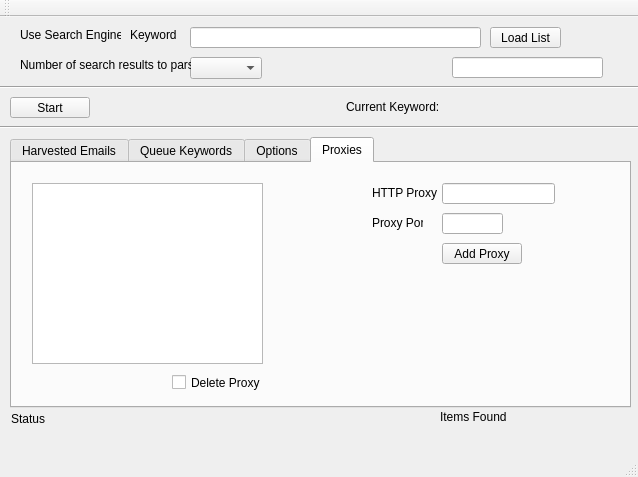
<?xml version="1.0" encoding="UTF-8"?>
<ui version="4.0">
 <class>MainWindow</class>
 <widget class="QMainWindow" name="MainWindow">
  <property name="geometry">
   <rect>
    <x>0</x>
    <y>0</y>
    <width>638</width>
    <height>477</height>
   </rect>
  </property>
  <property name="windowTitle">
   <string>MainWindow</string>
  </property>
  <widget class="QWidget" name="centralWidget">
   <widget class="QLineEdit" name="lineEdit_keywords_search_box">
    <property name="geometry">
     <rect>
      <x>190</x>
      <y>10</y>
      <width>291</width>
      <height>21</height>
     </rect>
    </property>
   </widget>
   <widget class="QComboBox" name="comboBox_search_results_amount">
    <property name="geometry">
     <rect>
      <x>190</x>
      <y>40</y>
      <width>72</width>
      <height>22</height>
     </rect>
    </property>
   </widget>
   <widget class="QLabel" name="label_search_results_amount">
    <property name="geometry">
     <rect>
      <x>20</x>
      <y>40</y>
      <width>171</width>
      <height>16</height>
     </rect>
    </property>
    <property name="text">
     <string>Number of search results to parse</string>
    </property>
   </widget>
   <widget class="QLabel" name="label_search_engine">
    <property name="geometry">
     <rect>
      <x>20</x>
      <y>10</y>
      <width>101</width>
      <height>16</height>
     </rect>
    </property>
    <property name="text">
     <string>Use Search Engine</string>
    </property>
   </widget>
   <widget class="QLabel" name="label_search_engine_keywords">
    <property name="geometry">
     <rect>
      <x>130</x>
      <y>10</y>
      <width>61</width>
      <height>16</height>
     </rect>
    </property>
    <property name="text">
     <string>Keyword</string>
    </property>
   </widget>
   <widget class="Line" name="line">
    <property name="geometry">
     <rect>
      <x>-10</x>
      <y>60</y>
      <width>651</width>
      <height>20</height>
     </rect>
    </property>
    <property name="orientation">
     <enum>Qt::Horizontal</enum>
    </property>
   </widget>
   <widget class="QPushButton" name="pushButton_Start">
    <property name="geometry">
     <rect>
      <x>10</x>
      <y>80</y>
      <width>80</width>
      <height>21</height>
     </rect>
    </property>
    <property name="text">
     <string>Start</string>
    </property>
   </widget>
   <widget class="QTabWidget" name="tabWidget_Global">
    <property name="geometry">
     <rect>
      <x>10</x>
      <y>120</y>
      <width>621</width>
      <height>271</height>
     </rect>
    </property>
    <property name="currentIndex">
     <number>3</number>
    </property>
    <widget class="QWidget" name="tab_3">
     <attribute name="title">
      <string>Harvested Emails</string>
     </attribute>
     <widget class="QTableWidget" name="tableWidget_Emails">
      <property name="geometry">
       <rect>
        <x>10</x>
        <y>10</y>
        <width>591</width>
        <height>201</height>
       </rect>
      </property>
     </widget>
     <widget class="QPushButton" name="pushButton_Save">
      <property name="geometry">
       <rect>
        <x>10</x>
        <y>220</y>
        <width>61</width>
        <height>21</height>
       </rect>
      </property>
      <property name="text">
       <string>Save</string>
      </property>
     </widget>
     <widget class="QPushButton" name="pushButton_Next_Email_Pagination">
      <property name="geometry">
       <rect>
        <x>539</x>
        <y>220</y>
        <width>61</width>
        <height>21</height>
       </rect>
      </property>
      <property name="text">
       <string>Next</string>
      </property>
     </widget>
     <widget class="QPushButton" name="pushButton_Previous_Email_Pagination">
      <property name="geometry">
       <rect>
        <x>470</x>
        <y>220</y>
        <width>61</width>
        <height>21</height>
       </rect>
      </property>
      <property name="text">
       <string>Previous</string>
      </property>
     </widget>
     <widget class="QCheckBox" name="checkBox_Delete_Emails">
      <property name="geometry">
       <rect>
        <x>370</x>
        <y>220</y>
        <width>91</width>
        <height>20</height>
       </rect>
      </property>
      <property name="text">
       <string>Remove Emails</string>
      </property>
     </widget>
    </widget>
    <widget class="QWidget" name="tab">
     <attribute name="title">
      <string>Queue Keywords</string>
     </attribute>
     <widget class="QCheckBox" name="checkBox_Delete_Keywords">
      <property name="geometry">
       <rect>
        <x>490</x>
        <y>220</y>
        <width>111</width>
        <height>20</height>
       </rect>
      </property>
      <property name="text">
       <string>Remove Keywords</string>
      </property>
     </widget>
     <widget class="QTableWidget" name="tableWidget_Keywords_Queue">
      <property name="geometry">
       <rect>
        <x>0</x>
        <y>0</y>
        <width>621</width>
        <height>221</height>
       </rect>
      </property>
     </widget>
    </widget>
    <widget class="QWidget" name="tab_4">
     <attribute name="title">
      <string>Options</string>
     </attribute>
     <widget class="QTabWidget" name="tabWidget_Harvester_Options">
      <property name="geometry">
       <rect>
        <x>10</x>
        <y>10</y>
        <width>601</width>
        <height>231</height>
       </rect>
      </property>
      <property name="currentIndex">
       <number>2</number>
      </property>
      <widget class="QWidget" name="tab_6">
       <attribute name="title">
        <string>Search Engine</string>
       </attribute>
       <widget class="QLabel" name="label_Search_Engine_Label_Option">
        <property name="geometry">
         <rect>
          <x>10</x>
          <y>10</y>
          <width>181</width>
          <height>16</height>
         </rect>
        </property>
        <property name="text">
         <string>Parse selected Search Engines Only</string>
        </property>
       </widget>
       <widget class="QListView" name="listView_Search_Engine_Option">
        <property name="geometry">
         <rect>
          <x>10</x>
          <y>30</y>
          <width>221</width>
          <height>141</height>
         </rect>
        </property>
       </widget>
       <widget class="QCheckBox" name="checkBox_Google">
        <property name="geometry">
         <rect>
          <x>20</x>
          <y>40</y>
          <width>72</width>
          <height>19</height>
         </rect>
        </property>
        <property name="text">
         <string>google</string>
        </property>
       </widget>
       <widget class="QCheckBox" name="checkBox_Bing">
        <property name="geometry">
         <rect>
          <x>20</x>
          <y>60</y>
          <width>72</width>
          <height>19</height>
         </rect>
        </property>
        <property name="text">
         <string>bing</string>
        </property>
       </widget>
       <widget class="QCheckBox" name="checkBox_Yahoo">
        <property name="geometry">
         <rect>
          <x>20</x>
          <y>80</y>
          <width>72</width>
          <height>19</height>
         </rect>
        </property>
        <property name="text">
         <string>yahoo</string>
        </property>
       </widget>
       <widget class="QListView" name="listView">
        <property name="geometry">
         <rect>
          <x>280</x>
          <y>30</y>
          <width>221</width>
          <height>141</height>
         </rect>
        </property>
       </widget>
       <widget class="QLabel" name="label_UserAgent">
        <property name="geometry">
         <rect>
          <x>280</x>
          <y>10</y>
          <width>181</width>
          <height>16</height>
         </rect>
        </property>
        <property name="text">
         <string>User Agents</string>
        </property>
       </widget>
       <widget class="QRadioButton" name="radioButton_Android_Webkit">
        <property name="geometry">
         <rect>
          <x>290</x>
          <y>40</y>
          <width>111</width>
          <height>19</height>
         </rect>
        </property>
        <property name="text">
         <string>Android Web Kit</string>
        </property>
       </widget>
       <widget class="QRadioButton" name="radioButton_Blackberry">
        <property name="geometry">
         <rect>
          <x>290</x>
          <y>60</y>
          <width>84</width>
          <height>19</height>
         </rect>
        </property>
        <property name="text">
         <string>Blackberry</string>
        </property>
       </widget>
       <widget class="QRadioButton" name="radioButton_IE_Mobile">
        <property name="geometry">
         <rect>
          <x>290</x>
          <y>80</y>
          <width>84</width>
          <height>19</height>
         </rect>
        </property>
        <property name="text">
         <string>IE Mobile</string>
        </property>
       </widget>
      </widget>
      <widget class="QWidget" name="tab_7">
       <attribute name="title">
        <string>Emails</string>
       </attribute>
       <widget class="QLabel" name="label_Email_Provider_Option_Label">
        <property name="geometry">
         <rect>
          <x>10</x>
          <y>10</y>
          <width>181</width>
          <height>16</height>
         </rect>
        </property>
        <property name="text">
         <string>Parse selected Emails Only</string>
        </property>
       </widget>
       <widget class="QListView" name="listView_Email_Provider_Option_Label">
        <property name="geometry">
         <rect>
          <x>10</x>
          <y>30</y>
          <width>221</width>
          <height>141</height>
         </rect>
        </property>
       </widget>
       <widget class="QCheckBox" name="checkBox_Email_Gmail">
        <property name="geometry">
         <rect>
          <x>20</x>
          <y>40</y>
          <width>72</width>
          <height>19</height>
         </rect>
        </property>
        <property name="text">
         <string>gmail</string>
        </property>
       </widget>
       <widget class="QCheckBox" name="checkBox_Email_Yahoo">
        <property name="geometry">
         <rect>
          <x>20</x>
          <y>60</y>
          <width>72</width>
          <height>19</height>
         </rect>
        </property>
        <property name="text">
         <string>yahoo</string>
        </property>
       </widget>
       <widget class="QCheckBox" name="checkBox_Email_Hotmail">
        <property name="geometry">
         <rect>
          <x>20</x>
          <y>80</y>
          <width>72</width>
          <height>19</height>
         </rect>
        </property>
        <property name="text">
         <string>hotmail</string>
        </property>
       </widget>
      </widget>
      <widget class="QWidget" name="tab_8">
       <attribute name="title">
        <string>Social Networks</string>
       </attribute>
       <widget class="QListView" name="listView_Social_Networks_Option">
        <property name="geometry">
         <rect>
          <x>10</x>
          <y>30</y>
          <width>221</width>
          <height>141</height>
         </rect>
        </property>
       </widget>
       <widget class="QLabel" name="label_Social_Networks_Option_Label">
        <property name="geometry">
         <rect>
          <x>10</x>
          <y>10</y>
          <width>181</width>
          <height>16</height>
         </rect>
        </property>
        <property name="text">
         <string>Parse selected Social Networks  Only</string>
        </property>
       </widget>
       <widget class="QCheckBox" name="checkBox_Social_Instagram">
        <property name="geometry">
         <rect>
          <x>20</x>
          <y>40</y>
          <width>72</width>
          <height>19</height>
         </rect>
        </property>
        <property name="text">
         <string>instagram</string>
        </property>
       </widget>
       <widget class="QCheckBox" name="checkBox_Social_Facebook">
        <property name="geometry">
         <rect>
          <x>20</x>
          <y>60</y>
          <width>72</width>
          <height>19</height>
         </rect>
        </property>
        <property name="text">
         <string>facebook</string>
        </property>
       </widget>
       <widget class="QCheckBox" name="checkBox_Social_Soundcloud">
        <property name="geometry">
         <rect>
          <x>20</x>
          <y>80</y>
          <width>81</width>
          <height>19</height>
         </rect>
        </property>
        <property name="text">
         <string>soundcloud</string>
        </property>
       </widget>
       <widget class="QCheckBox" name="checkBox_Social_Reverbnation">
        <property name="geometry">
         <rect>
          <x>20</x>
          <y>100</y>
          <width>91</width>
          <height>19</height>
         </rect>
        </property>
        <property name="text">
         <string>reverbnation</string>
        </property>
       </widget>
       <widget class="QCheckBox" name="checkBox_Social_Myspace">
        <property name="geometry">
         <rect>
          <x>20</x>
          <y>120</y>
          <width>72</width>
          <height>19</height>
         </rect>
        </property>
        <property name="text">
         <string>myspace</string>
        </property>
       </widget>
      </widget>
     </widget>
    </widget>
    <widget class="QWidget" name="tab_5">
     <attribute name="title">
      <string>Proxies</string>
     </attribute>
     <widget class="QTableWidget" name="tableWidget_Proxy">
      <property name="geometry">
       <rect>
        <x>20</x>
        <y>20</y>
        <width>231</width>
        <height>181</height>
       </rect>
      </property>
     </widget>
     <widget class="QLabel" name="label">
      <property name="geometry">
       <rect>
        <x>360</x>
        <y>20</y>
        <width>71</width>
        <height>20</height>
       </rect>
      </property>
      <property name="text">
       <string>HTTP Proxy</string>
      </property>
     </widget>
     <widget class="QLabel" name="label_2">
      <property name="geometry">
       <rect>
        <x>360</x>
        <y>50</y>
        <width>51</width>
        <height>20</height>
       </rect>
      </property>
      <property name="text">
       <string>Proxy Port</string>
      </property>
     </widget>
     <widget class="QLineEdit" name="lineEdit_Proxy_Host">
      <property name="geometry">
       <rect>
        <x>430</x>
        <y>20</y>
        <width>113</width>
        <height>21</height>
       </rect>
      </property>
     </widget>
     <widget class="QLineEdit" name="lineEdit_Proxy_Port">
      <property name="geometry">
       <rect>
        <x>430</x>
        <y>50</y>
        <width>61</width>
        <height>21</height>
       </rect>
      </property>
     </widget>
     <widget class="QPushButton" name="pushButton_Add_Proxy">
      <property name="geometry">
       <rect>
        <x>430</x>
        <y>80</y>
        <width>80</width>
        <height>21</height>
       </rect>
      </property>
      <property name="text">
       <string>Add Proxy</string>
      </property>
     </widget>
     <widget class="QCheckBox" name="checkBox_Delete_Proxy">
      <property name="geometry">
       <rect>
        <x>160</x>
        <y>210</y>
        <width>91</width>
        <height>19</height>
       </rect>
      </property>
      <property name="text">
       <string>Delete Proxy</string>
      </property>
     </widget>
    </widget>
   </widget>
   <widget class="Line" name="line_2">
    <property name="geometry">
     <rect>
      <x>0</x>
      <y>100</y>
      <width>661</width>
      <height>20</height>
     </rect>
    </property>
    <property name="orientation">
     <enum>Qt::Horizontal</enum>
    </property>
   </widget>
   <widget class="QPushButton" name="pushButton_Load_Keyword_List">
    <property name="geometry">
     <rect>
      <x>490</x>
      <y>10</y>
      <width>71</width>
      <height>21</height>
     </rect>
    </property>
    <property name="text">
     <string>Load List</string>
    </property>
   </widget>
   <widget class="QLabel" name="label_Current_Keyword">
    <property name="geometry">
     <rect>
      <x>346</x>
      <y>80</y>
      <width>271</width>
      <height>20</height>
     </rect>
    </property>
    <property name="text">
     <string>Current Keyword:</string>
    </property>
   </widget>
   <widget class="QLabel" name="label_Curl_Status">
    <property name="geometry">
     <rect>
      <x>11</x>
      <y>391</y>
      <width>291</width>
      <height>21</height>
     </rect>
    </property>
    <property name="text">
     <string>Status</string>
    </property>
   </widget>
   <widget class="QLabel" name="label_Items_Found">
    <property name="geometry">
     <rect>
      <x>440</x>
      <y>390</y>
      <width>131</width>
      <height>20</height>
     </rect>
    </property>
    <property name="text">
     <string>Items Found</string>
    </property>
   </widget>
   <widget class="QLineEdit" name="lineEdit_Keyword_List_File_Location">
    <property name="geometry">
     <rect>
      <x>452</x>
      <y>40</y>
      <width>151</width>
      <height>21</height>
     </rect>
    </property>
    <property name="text">
     <string/>
    </property>
   </widget>
  </widget>
  <widget class="QMenuBar" name="menuBar">
   <property name="geometry">
    <rect>
     <x>0</x>
     <y>0</y>
     <width>638</width>
     <height>20</height>
    </rect>
   </property>
  </widget>
  <widget class="QToolBar" name="mainToolBar">
   <attribute name="toolBarArea">
    <enum>TopToolBarArea</enum>
   </attribute>
   <attribute name="toolBarBreak">
    <bool>false</bool>
   </attribute>
  </widget>
  <widget class="QStatusBar" name="statusBar"/>
 </widget>
 <layoutdefault spacing="6" margin="11"/>
 <resources/>
 <connections/>
</ui>
